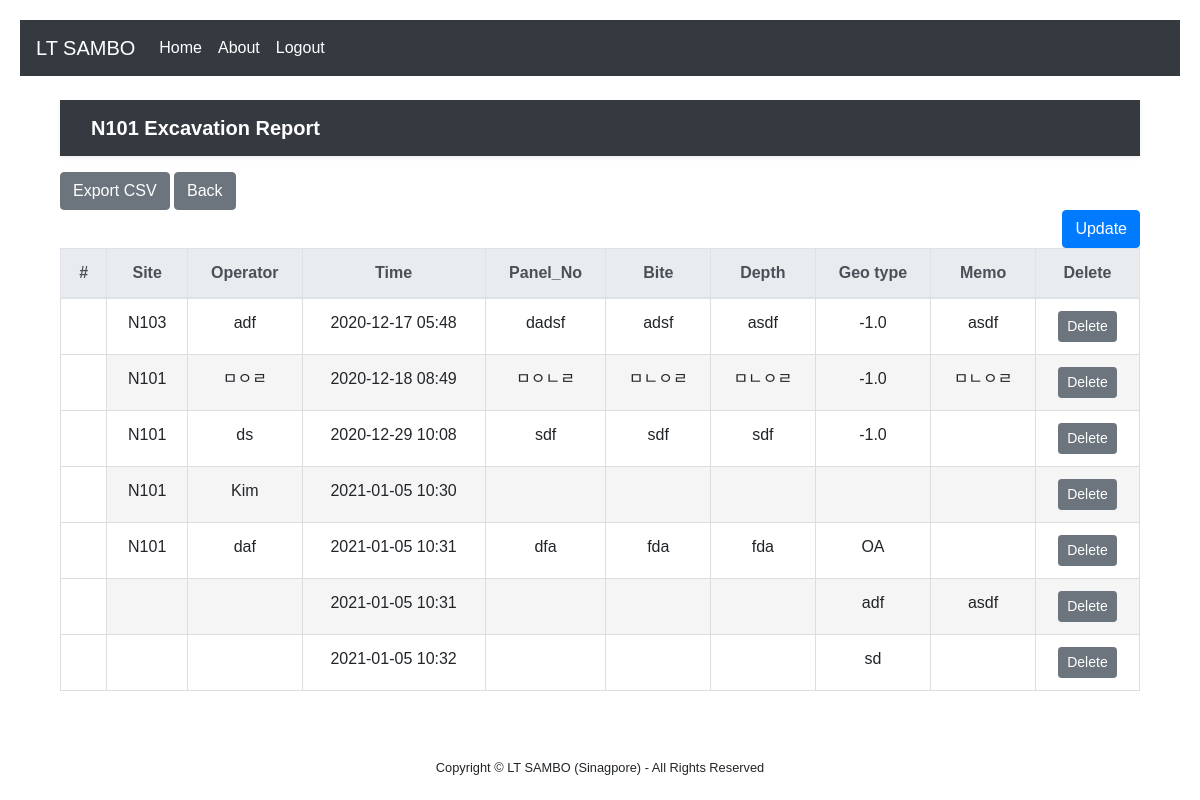
/N101/ (signed in), run on an earlier commit of the app's database.
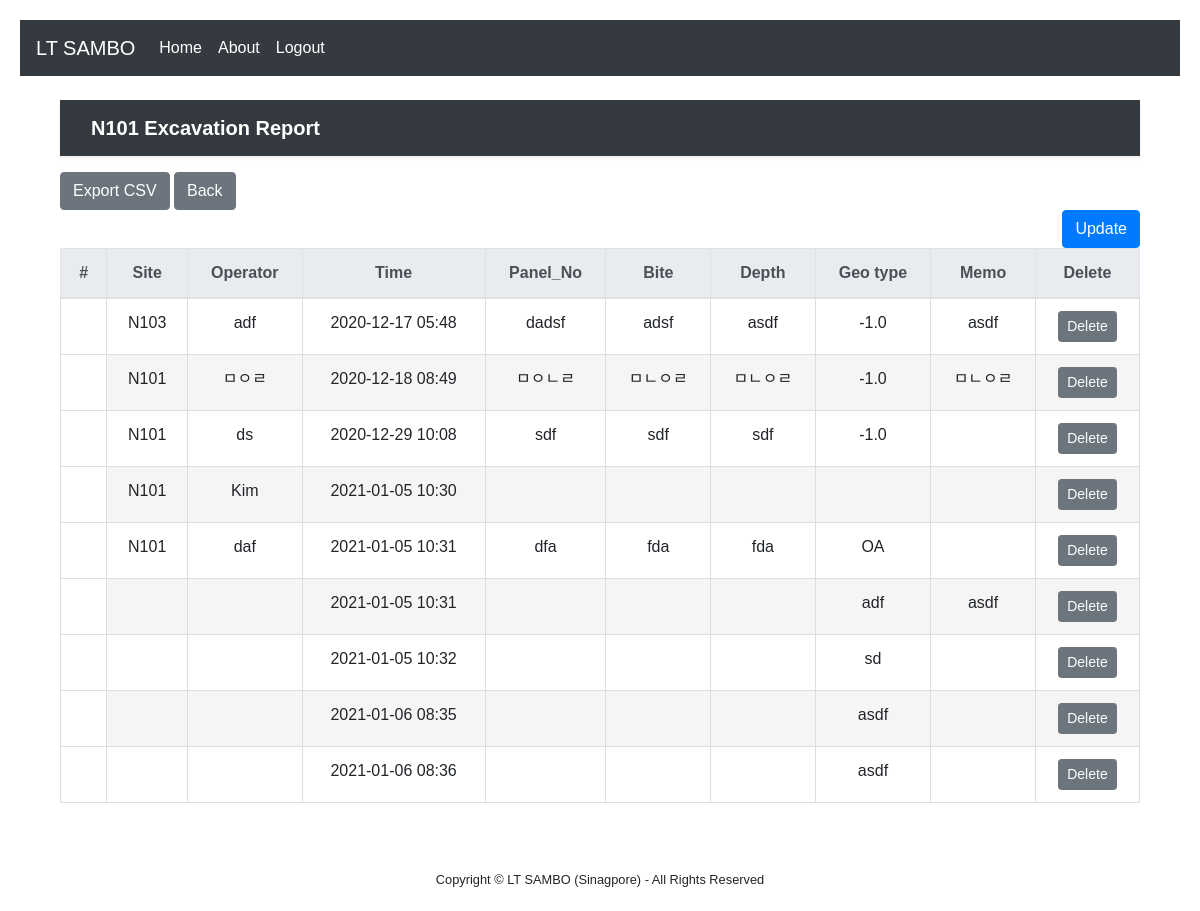
And on a later commit of the database.
### pages/models.py (models this page shows)
class Board_N101(models.Model):
    Site = models.CharField(max_length=10, null=False)
    Operator = models.CharField(max_length=10, null=False)
    Panel_No = models.CharField(max_length=20, null=False)
    Bite = models.CharField(max_length=20, null=False)
    Depth = models.CharField(max_length=20, null=False)
    Geo_Type = models.CharField(max_length=20, null=False)
    Memo = models.CharField(max_length=30, null=False)
    created_date = models.DateTimeField(auto_now_add=True)
    modified_date = models.DateTimeField(auto_now=True)

### pages/views.py (the view)
# urls.py: path('N101/',views.Site_N101, name='N101'),
def Site_N101(request):
    boards_n101 = {'boards_n101': Board_N101.objects.all()}
    return render(request, 'N101.html', boards_n101)

### pages/templates/N101.html (shortened to what this page needs)
{% extends 'base.html' %}
{% block content %}
{% if user.is_authenticated %}
{% load static %}
<div class ="container">
<!DOCTYPE html>
<html lang="ko">
<head>
    <link rel="stylesheet" href="{% static 'bootstrap/css/style.css' %}" >
</head>
<body>
<header>
    <div class="navbar navbar-dark bg-dark shadow-sm mb-3">
        <div class="container d-flex justify-content-between">
            <a href="/" class="navbar-brand d-flex align-items-center">
                <strong>N101 Excavation Report</strong>
            </a>
        </div>
    </div>
</header>
<div class="responsive-container">
    <a href="{% url 'export-csv' %}" class="btn btn-secondary">Export CSV</a>
    <a class="btn btn-secondary" href="{% url 'home' %}" role="button">Back</a>
    <div class="row">
        <div class="col-auto mr-auto"></div>
        <div class="col-auto">
            <a class="btn btn-primary" href="/post_n101" role="button">Update</a>
        </div>
    </div>
    <table class="table">
        <thead class="thead-light">
        <tr class="text-center">
            <th scope="col">#</th>
            <th scope="col">Site</th>
            <th scope="col">Operator</th>
            <th scope="col">Time</th>
            <th scope="col">Panel_No</th>
            <th scope="col">Bite</th>
            <th scope="col">Depth</th>
            <th scope="col">Geo type</th>
            <th scope="col">Memo</th>
            <th scope="col">Delete</th>
        </tr>
        </thead>
        <tbody>
        {% for board_n101 in boards_n101 %}
        <tr class="text-center">
            <th scope="row">
            </th>
            <td data-label="Site">
                <span>{{ board_n101.Site }}</span>
            </td>
            <td data-label="Operator">
                <span>{{ board_n101.Operator }}</span>
            </td>
             <td data-label="Time">
                <span>{{ board_n101.created_date | date:"Y-m-d h:i" }}</span>
            </td>
            <td data-label="Panel_No">
                <span>{{ board_n101.Panel_No }}</span>
            </td>
            <td data-label="Bite_No">
                <span>{{ board_n101.Bite }}</span>
            </td>
            <td data-label="Depth">
                <span>{{ board_n101.Depth }}</span>
            </td>
            <td data-label="Geo_Type">
                <span>{{ board_n101.Geo_Type }}</span>
            </td>
            <td data-label="Memo">
                <span>{{ board_n101.Memo }}</span>
            </td>
            <td>
                <a href="/delete/{{ board_n101.id }}" class="btn btn-secondary btn-sm"  >Delete</a>
            </td>
        </tr>
        {% endfor %}
        </tbody>
    </table>
</div>
</body>
</html>
{% else %}
Login first!
{% endif %}
{% endblock %}

What changed in the data, as far as the page shows it:
added Board_N101: created_date "2021-01-06 08:35", Geo_Type "asdf"
added Board_N101: created_date "2021-01-06 08:36", Geo_Type "asdf"
